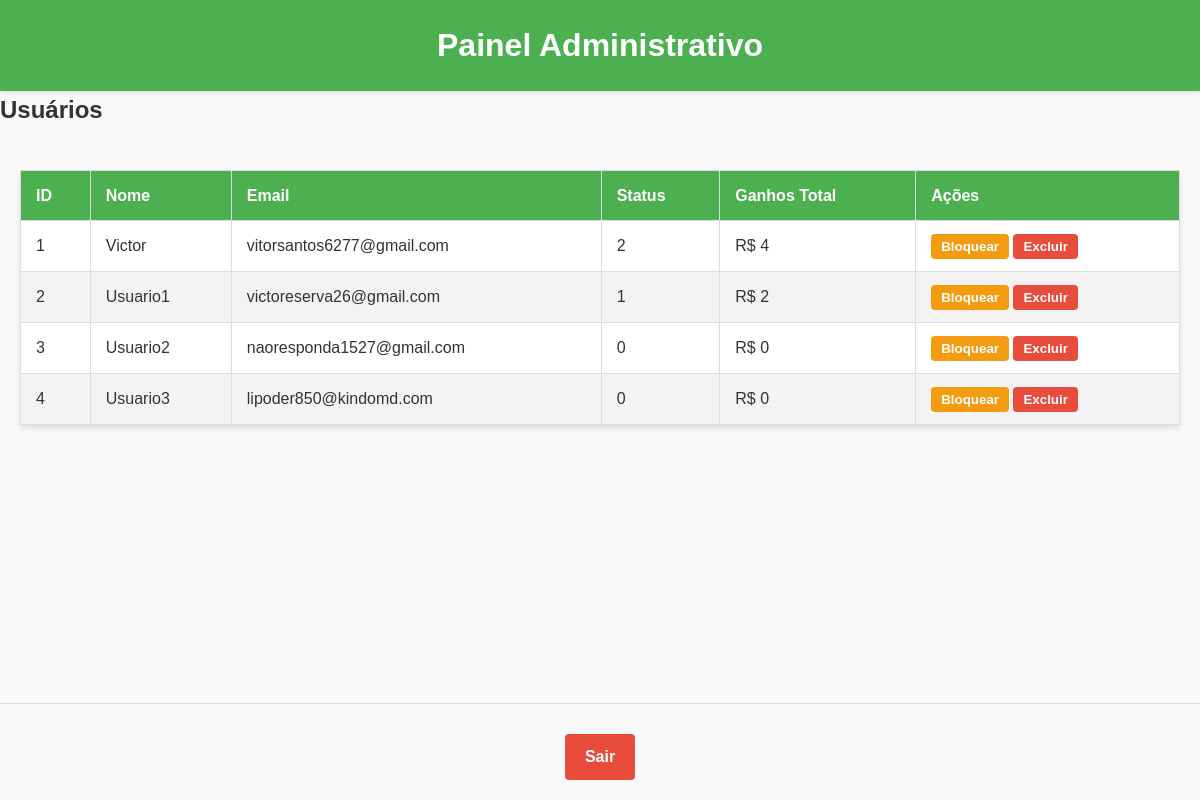
Page /admin-dashboard (signed in) on the committed database.
### tables this page shows
CREATE TABLE usuarios (
            id INTEGER PRIMARY KEY AUTOINCREMENT,
            username TEXT UNIQUE NOT NULL,
            email TEXT UNIQUE NOT NULL,
            password TEXT NOT NULL,
            referral_link TEXT UNIQUE,
            cpf TEXT UNIQUE NOT NULL,
            pagante INTEGER DEFAULT 0,
            convidados INTEGER DEFAULT 0,
            nivel INTEGER DEFAULT 0,
            corretor TEXT DEFAULT NULL);

### app.py (the view)
@app.route('/admin-dashboard')
def admin_dashboard():
    if not session.get('admin_logged_in'):
        flash('Acesso restrito. Faça login como administrador.', 'danger')
        return redirect(url_for('admin_login'))
    conn = sqlite3.connect('usuarios.db')
    cursor = conn.cursor()
    cursor.execute('SELECT id, username, email, nivel FROM usuarios')
    usuarios = cursor.fetchall()
    conn.close()
    return render_template(
        'admin_dashboard.html',
        usuarios=usuarios,
    )

### templates/admin_dashboard.html (shortened to what this page needs)
<!DOCTYPE html>
<html lang="pt-br">
<head>
    <link rel="stylesheet" href="{{ url_for('static', filename='css/admin_styles.css') }}">
</head>
<body>
    <header class="admin-header">
        <div class="header-content">
            <h1>Painel Administrativo</h1>
        </div>
    </header>
    <main>
        <h2>Usuários</h2>
        <div class="table-container">
            <table id="adminTable" class="styled-table">
                <thead>
                    <tr>
                        <th>ID</th>
                        <th>Nome</th>
                        <th>Email</th>
                        <th>Status</th>
                        <th>Ganhos Total</th>
                        <th>Ações</th>
                    </tr>
                </thead>
                <tbody id="tabelaUsuarios">
                    {% for usuario in usuarios %}
                    <tr>
                        <td>{{ usuario[0] }}</td>
                        <td>{{ usuario[1] }}</td>
                        <td>{{ usuario[2] }}</td>
                        <td>{{ usuario[3] }}</td>
                        <td>R$ {{ usuario[3]*2 }}</td>
                        <td>
                            <button onclick="bloquearUsuario({ usuario:[0] })" class="action-btn block-btn">Bloquear</button>
                            <button onclick="excluirUsuario({ usuario:[0] })" class="action-btn delete-btn">Excluir</button>
                        </td>
                    </tr>
                    {% endfor %}
                </tbody>
            </table>
        </div>
    </main>
    <footer class="admin-footer">
        <a href="{{ url_for('logout') }}" class="logout-btn">Sair</a>
    </footer>
</body>
</html>

### static/css/admin_styles.css (style rules this page uses)
body, h1, h2, p, table, th, td { margin: 0; padding: 0; box-sizing: border-box; }
body { font-family: Arial, sans-serif; background-color: #f9f9f9; color: #333; line-height: 1.6; }
.admin-header { background-color: #4CAF50; color: #fff; padding: 20px; text-align: center; box-shadow: 0px 2px 4px rgba(0, 0, 0, 0.1); }
.header-content h1 { font-size: 2em; }
.logout-btn { display: inline-block; margin-top: 10px; padding: 10px 15px; background-color: #e74c3c; color: #fff; text-decoration: none; border-radius: 4px; font-weight: bold; }
.table-container { padding: 20px; overflow-x: auto; }
.styled-table { width: 100%; border-collapse: collapse; margin: 20px 0; font-size: 1em; text-align: left; background-color: #fff; border-radius: 5px; box-shadow: 0 4px 6px rgba(0, 0, 0, 0.1); }
.styled-table th, .styled-table td { padding: 12px 15px; border: 1px solid #ddd; }
.styled-table thead tr { background-color: #4CAF50; color: #fff; text-align: left; }
.styled-table tbody tr:nth-child(even) { background-color: #f3f3f3; }
.action-btn { padding: 5px 10px; border: none; border-radius: 4px; cursor: pointer; color: #fff; font-weight: bold; }
.block-btn { background-color: #f39c12; }
.delete-btn { background-color: #e74c3c; }
.admin-footer { background-color: #f8f8f8; padding: 20px 0; text-align: center; border-top: 1px solid #ddd; position: fixed; bottom: 0; left: 0; width: 100%; }
.admin-footer .logout-btn { display: inline-block; padding: 10px 20px; background-color: #e74c3c; color: #fff; text-decoration: none; font-size: 1em; font-weight: bold; border-radius: 4px; transition: background-color 0.3s ease; }

### rows in the picture
usuarios: id "1", username "Victor", email "vitorsantos6277@gmail.com", nivel "2", usuario[3]*2 "4"
usuarios: id "2", username "Usuario1", email "victoreserva26@gmail.com", nivel "1", usuario[3]*2 "2"
usuarios: id "3", username "Usuario2", email "naoresponda1527@gmail.com", nivel "0", usuario[3]*2 "0"
usuarios: id "4", username "Usuario3", email "lipoder850@kindomd.com", nivel "0", usuario[3]*2 "0"
